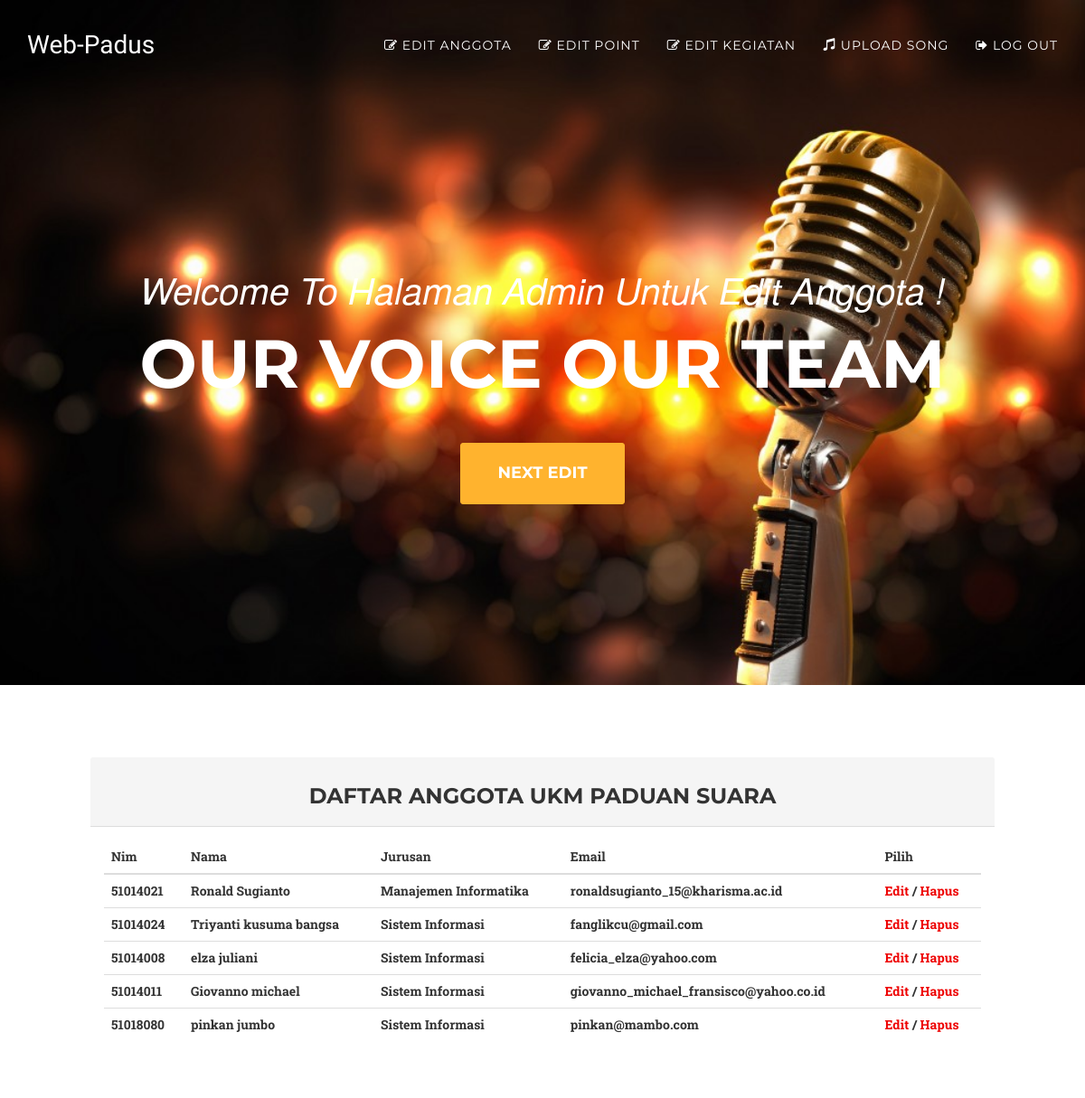
The page /index.php/editanggota on the database as committed earlier.
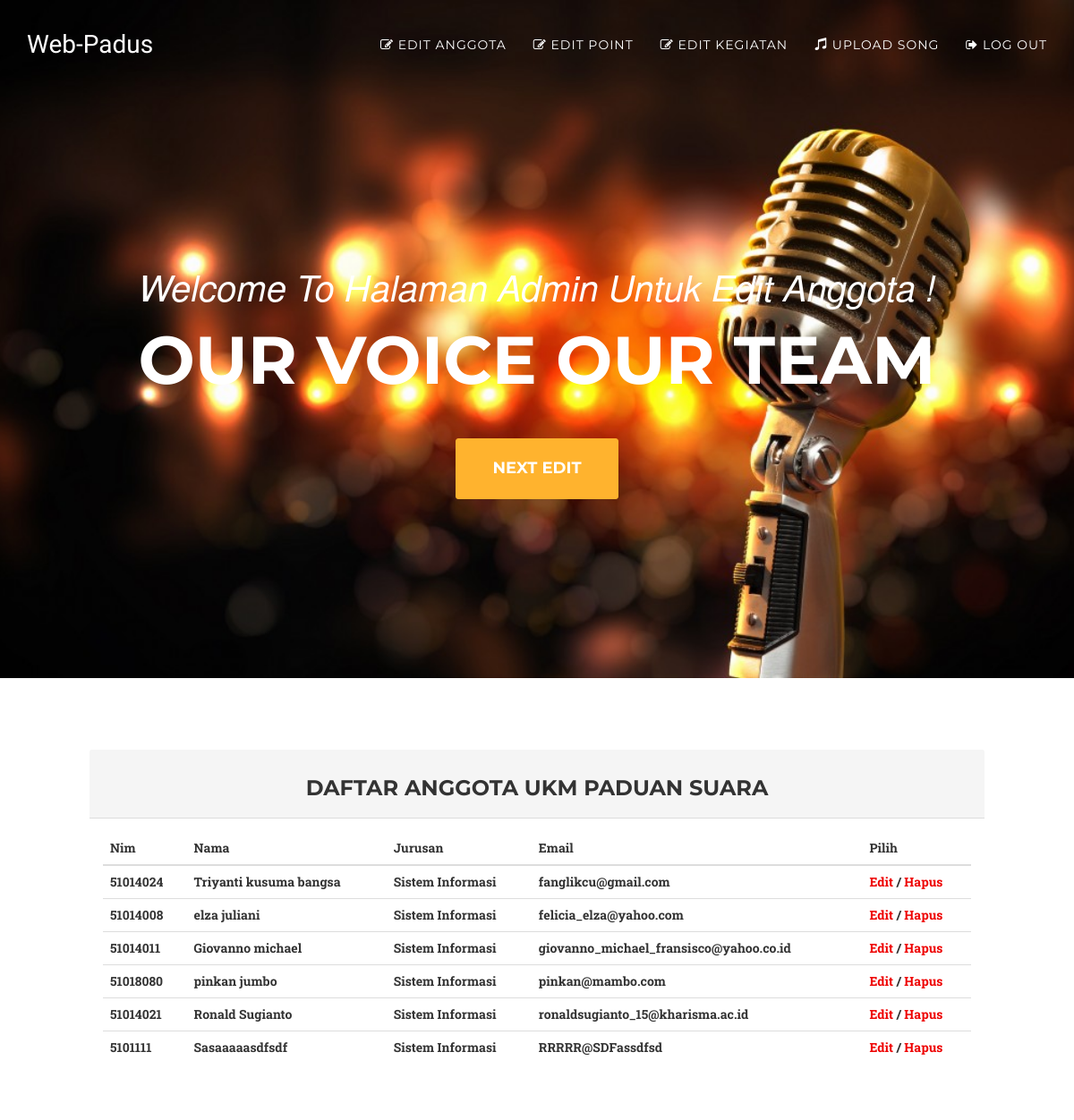
The same page on the database as committed later.
### tables this page shows
CREATE TABLE `anggotaukm` (
  `id` int(11) NOT NULL,
  `nim` int(10) NOT NULL,
  `nama` varchar(60) NOT NULL,
  `jurusan` varchar(32) NOT NULL,
  `email` varchar(60) NOT NULL,
  `point` int(5) NOT NULL,
  `status` varchar(12) NOT NULL
);

### application/controllers/Editanggota.php (called while the page is built, shortened)
<?php
class Editanggota extends CI_Controller {
public function __construct(){
	$this->load->model('Akun_model');
}
	public function index()
	{
	   $data['akun'] = $this->Akun_model->view_user();
		$this->load->view('templates/header');
		$data['judul'] = "Welcome To Halaman Admin Untuk Edit Anggota !";
		$this->load->view('templates/headernav');
		$this->load->view('admintemplates/navadmin', $data);
		$this->load->view('admintemplates/editanggota', $data);
		$this->load->view('templates/footer');
	}
}

### index.php (called while the page is built, shortened)
<?php
require_once BASEPATH.'core/CodeIgniter.php';

### application/models/Akun_model.php (called while the page is built, shortened)
<?php
class Akun_model extends CI_Model{
	public function view_user(){
		$query =  $this->db->get('anggotaukm');
		return $query->result_array();
	}
}
?>

### application/views/admintemplates/editanggota.php (the view)
              <a href="#edit" class="page-scroll btn btn-xl">Next Edit</a>
            </div>
        </div>
    </header>
<br><br><br><br>
    <x id="edit">
    <div id="wrapper">
            <div class="row">
                <div class="col-lg-12">
                    <div class="panel1 panel-default">
                        <div class="panel-heading">
                         <h3>   Daftar Anggota UKM Paduan Suara </h3>
                        </div>
                        <div class="panel-body">
                            <div class="table-responsive">
                                <table class="table table-hover">
                                    <thead>
                                        <tr>
                                            <th>Nim</th>
                                            <th>Nama</th>
                                            <th>Jurusan</th>
                                            <th>Email</th>
                                            <th>Pilih</th>
                                        </tr>
                                    </thead>
                                    <tbody>
                                    <?php foreach ($akun as $perakun) { ?>
                                        <tr>
                                            <th><?= $perakun['nim']; ?></th>
                                            <th><?= $perakun['nama']; ?></th>
                                            <th><?= $perakun['jurusan']; ?></th>
                                            <th><?= $perakun['email']; ?></th>
                                            <th>
                        <?php echo anchor('Akun/edit/'.$perakun['nim'],'Edit'); ?>
                        /
                        <?php echo anchor('Akun/hapus/'.$perakun['nim'],'Hapus'); ?>
                                            </th>
                                        </tr>
                                     <?php } ?>
                                    </tbody>
                                </table>
                            </div>
                        </div>
                    </div>
                </div>
            </div>
                </div>
    </x>
    <br><br><br><br><br><br><br><br><br><br><br>

Rows that differ between the two databases and show on the page:
removed anggotaukm: nim "51014021", nama "Ronald Sugianto", jurusan "Manajemen Informatika", email "ronaldsugianto_15@kharisma.ac.id", nim "Edit", nim "Hapus"
added anggotaukm: nim "51014021", nama "Ronald Sugianto", jurusan "Sistem Informasi", email "ronaldsugianto_15@kharisma.ac.id", nim "Edit", nim "Hapus"
added anggotaukm: nim "5101111", nama "Sasaaaaasdfsdf", jurusan "Sistem Informasi", email "RRRRR@SDFassdfsd", nim "Edit", nim "Hapus"
